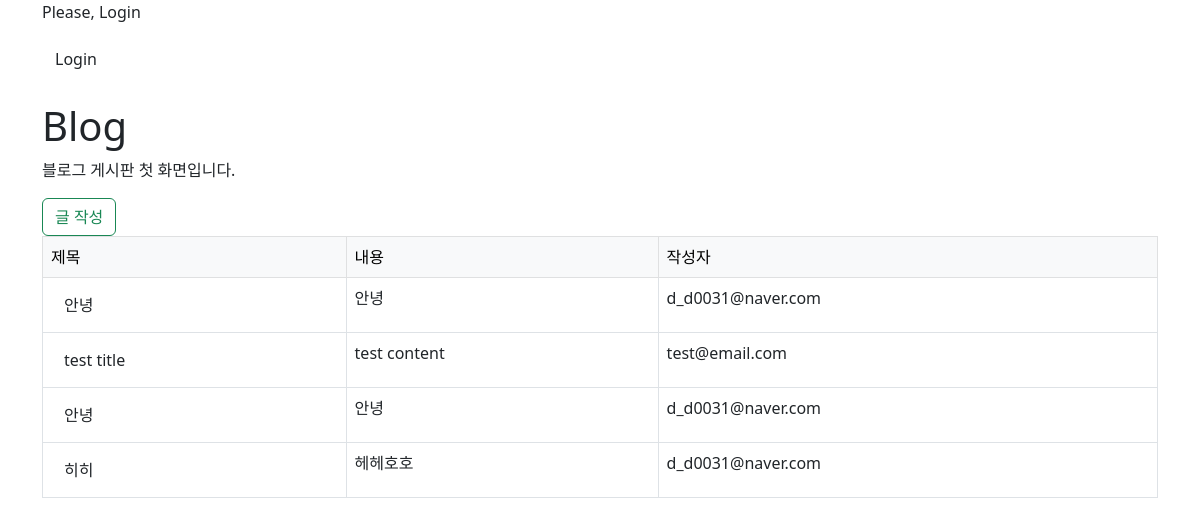
Screenshot of /blog/ with the database file from the repository.
### blog/models.py (models this page shows)
class Post(models.Model):
    title = models.CharField(max_length=30)
    content = models.TextField()
    writer = models.ForeignKey(User, on_delete=models.CASCADE)
    created_at = models.DateTimeField(auto_now_add=True) # 초기값
    updated_at = models.DateTimeField(auto_now=True) # 수정할때마다 바뀜

### user/models.py (models this page shows)
class User(AbstractUser):
    username = None
    email = models.EmailField(unique=True, max_length = 255)
    name = models.CharField(max_length=50, null=True, blank=True)
    is_staff = models.BooleanField(default=False)
    is_superuser = models.BooleanField(default=False)
    is_active = models.BooleanField(default=True)
    last_login = models.DateTimeField(null=True, blank=True)
    date_joined = models.DateTimeField(auto_now_add=True)
    USERNAME_FIELD = 'email'
    EMAIL_FIELD = 'email'
    REQUIRED_FIELDS = []
    objects = UserManager()

### blog/views.py (the view)
# urls.py: path("",views.Index.as_view(), name='list'),
class Index(View):
    def get(self, request):
        post_objs = Post.objects.all()
        context = {
            "posts": post_objs,
            'title': "Blog"
        }
        return render(request, 'blog/post_list.html', context)

### blog/templates/blog/post_list.html (shortened to what this page needs)
{% extends 'base.html' %}
{% block content %}
    <p class="main-title">블로그 게시판 첫 화면입니다.</p>
    <form action="{% url 'blog:write' %}" method="get">
        <input type="submit" value="글 작성" class="btn btn-outline-success">
    </form>
    {% if posts %}
        <table class="table table-bordered">
            <thead class="table-light">
                <tr>
                    <td>제목</td>
                    <td>내용</td>
                    <td>작성자</td>
                </tr>
            </thead>
            <tbody>
                {% for post in posts %}
                <tr>
                    <td><a href="{% url 'blog:detail' pk=post.pk %}" class="btn">{{ post.title }}</a></td>
                    <td>{{ post.content }}</td>
                    <td>{{ post.writer }}</td>
                </tr>
                {% endfor %}
            </tbody>
        </table>
    {% else %}
    <p>작성된 게시물이 없습니다.</p>
    {% endif %}
{% endblock %}

### rows the page displays
Post: title "안녕", content "안녕", writer "d_d0031@naver.com"
Post: title "test title", content "test content", writer "test@email.com"
Post: title "안녕", content "안녕", writer "d_d0031@naver.com"
Post: title "히히", content "헤헤호호", writer "d_d0031@naver.com"
